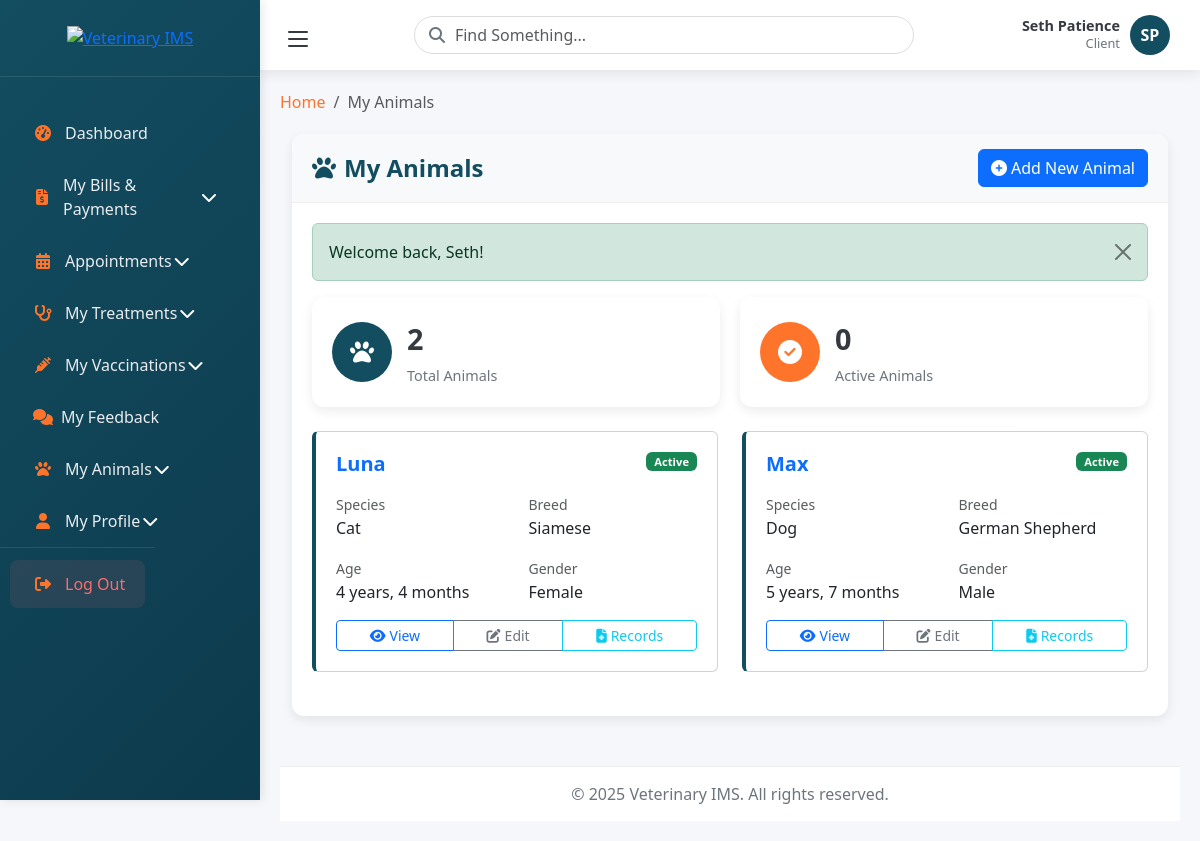
/client/animals (signed in), run on the app's committed database.
### tables this page shows
CREATE TABLE `animals` (
  `animal_id` int(11) NOT NULL,
  `client_id` int(11) NOT NULL,
  `assigned_veterinary` int(11) DEFAULT NULL,
  `name` varchar(100) NOT NULL,
  `species` varchar(50) NOT NULL,
  `breed` varchar(100) DEFAULT NULL,
  `gender` enum('male','female','unknown') DEFAULT 'unknown',
  `birth_date` date DEFAULT NULL,
  `color` varchar(100) DEFAULT NULL,
  `weight` decimal(5,2) DEFAULT NULL,
  `microchip` varchar(100) DEFAULT NULL,
  `status` enum('active','inactive') DEFAULT 'active',
  `notes` text DEFAULT NULL,
  `created_at` timestamp NOT NULL DEFAULT current_timestamp(),
  `updated_at` timestamp NOT NULL DEFAULT current_timestamp() ON UPDATE current_timestamp()
);

### app/controllers/AnimalController.php (called while the page is built, shortened)
<?php
class AnimalController extends Controller {
    private $animalModel;
    private $clientModel;
    public function __construct() {
        $this->animalModel = new Animal();
        $this->clientModel = new Client();
    }
    public function clientIndex() {
        $userId = $_SESSION['user_id'];
        $clientId = $this->clientModel->getClientIdByUserId($userId);
        $animals = $this->animalModel->getAnimalsByClient($clientId);
        $this->view('client/animals/index', 'dashboard');
    }
}
?>

### index.php (called while the page is built, shortened)
<?php
require_once CORE_PATH . '/Model.php';
require_once CORE_PATH . '/Router.php';
require_once ROOT_PATH . '/helpers.php';
require_once CONFIG_PATH . '/database.php';
try {
    $url = $_GET['url'] ?? '';
    $router = new Router();
    $router->dispatch($url);
} catch (Exception $e) {
    $errorCode = $e->getCode();
    if (!is_numeric($errorCode) || $errorCode < 100 || $errorCode > 599) {
        $errorCode = 500;
    }
    http_response_code((int)$errorCode);
    if (isAjaxRequest()) {
        header('Content-Type: application/json');
        echo json_encode(['error' => $e->getMessage()]);
    } else {
        echo '<!DOCTYPE html>
        <html>
        <head>
            <title>Error - V-MIS</title>
            <style>
                body { font-family: Arial, sans-serif; margin: 40px; background: #f9f1d5; }
                .error-container { background: white; padding: 20px; border-radius: 10px; box-shadow: 0 2px 10px rgba(0,0,0,0.1); }
                .error-code { color: #fd742a; font-size: 24px; font-weight: bold; }
                .error-message { color: #134d60; margin: 10px 0; }
                .debug-info { background: #f8f9fa; padding: 10px; border-radius: 5px; margin: 10px 0; font-family: monospace; }
            </style>
        </head>
        <body>
            <div class="error-container">
                <div class="error-code">' . ($e->getCode() ?: 'Error') . '</div>
                <div class="error-message">' . htmlspecialchars($e->getMessage()) . '</div>';
        if (DEBUG_MODE) {
            echo '<div class="debug-info">
                    <strong>Debug Information:</strong><br>
                    URL: ' . htmlspecialchars($_GET['url'] ?? '') . '<br>
                    Base URL: ' . BASE_URL . '<br>
                    File: ' . $e->getFile() . ':' . $e->getLine() . '<br>
                    Trace: ' . htmlspecialchars($e->getTraceAsString()) . '
                  </div>';
        }
        echo '<p><a href="' . Router::url('/') . '">Go to Homepage</a></p>
            </div>
        </body>
        </html>';
    }
}

### helpers.php (called while the page is built, shortened)
<?php
function calculateAge($birthDate) {
    $birth = new DateTime($birthDate);
    $today = new DateTime();
    $age = $today->diff($birth);
    $years = $age->y;
    $months = $age->m;
    if ($years > 0) {
        return $years . ' year' . ($years > 1 ? 's' : '') .
               ($months > 0 ? ', ' . $months . ' month' . ($months > 1 ? 's' : '') : '');
    } else {
        return $months . ' month' . ($months > 1 ? 's' : '');
    }
}
function getFlashMessage() {
    if (isset($_SESSION['flash'])) {
        $message = $_SESSION['flash'];
        return $message;
    }
    return null;
}
function url($path = '') {
    return Router::url($path);
}
?>

### config/database.php (called while the page is built, shortened)
<?php
class Database {
    private $host = DB_HOST;
    private $dbname = DB_NAME;
    private $username = DB_USER;
    private $password = DB_PASS;
    private $charset = DB_CHARSET;
    private $pdo;
    public function __construct() {
        $dsn = "mysql:host={$this->host};dbname={$this->dbname};charset={$this->charset}";
        $options = [
            PDO::ATTR_ERRMODE => PDO::ERRMODE_EXCEPTION,
            PDO::ATTR_DEFAULT_FETCH_MODE => PDO::FETCH_ASSOC,
            PDO::ATTR_EMULATE_PREPARES => false,
            PDO::ATTR_PERSISTENT => false,
        ];
        try {
            $this->pdo = new PDO($dsn, $this->username, $this->password, $options);
        } catch (PDOException $e) {
            $this->error = $e->getMessage();
            logError("Database connection failed: " . $this->error);
            throw new Exception("Database connection failed. Please check your configuration.");
        }
    }
    public function getConnection() {
        return $this->pdo;
    }
    public function testConnection() {
        try {
            $this->pdo->query("SELECT 1");
            return true;
        } catch (PDOException $e) {
            return false;
        }
    }
}
function fetchAll($sql, $params = []) {
    global $database;
    try {
        $stmt = $database->getConnection()->prepare($sql);
        $stmt->execute($params);
        return $stmt->fetchAll();
    } catch (PDOException $e) {
        logError("Database fetchAll error: " . $e->getMessage() . " | SQL: " . $sql);
        throw $e;
    }
}
function fetchOne($sql, $params = []) {
    global $database;
    try {
        $stmt = $database->getConnection()->prepare($sql);
        $stmt->execute($params);
        return $stmt->fetch();
    } catch (PDOException $e) {
        logError("Database fetchOne error: " . $e->getMessage() . " | SQL: " . $sql);
        throw $e;
    }
}
try {
    $database = new Database();
} catch (Exception $e) {
    if (DEBUG_MODE) {
        die("Database Error: " . $e->getMessage());
    } else {
        die("System temporarily unavailable. Please try again later.");
    }
}
?>

### app/models/Client.php (called while the page is built, shortened)
<?php
class Client extends Model {
    protected $table = 'clients';
    public function getClientIdByUserId($userId) {
        $sql = "SELECT client_id FROM {$this->table} WHERE user_id = ?";
        $result = fetchOne($sql, [$userId]);
        return $result ? $result['client_id'] : null;
    }
}
?>

### app/models/Animal.php (called while the page is built, shortened)
<?php
class Animal extends Model {
    protected $table = 'animals';
    public function getAnimalsByClient($clientId) {
        $sql = "SELECT * FROM {$this->table} WHERE client_id = :client_id ORDER BY name";
        return fetchAll($sql, ['client_id' => $clientId]);
    }
}
?>

### app/views/client/animals/index.php (the view, shortened to what this page needs)
<?php
$animals = $animals ?? [];
$stats = $stats ?? [];
?>
<div class="container-fluid">
    <div class="row">
        <div class="col-12">
            <div class="dashboard-card fade-in">
                <div class="card-header d-flex justify-content-between align-items-center">
                    <h4 class="card-title mb-0">
                        <i class="fas fa-paw me-2"></i>My Animals
                    </h4>
                    <a href="<?php echo url('/client/animals/add'); ?>" class="btn btn-primary">
                        <i class="fas fa-plus-circle me-1"></i>Add New Animal
                    </a>
                </div>
                <div class="card-body">
                    <?php
                    $flash = getFlashMessage();
                    if ($flash): ?>
                        <div class="alert alert-<?php echo $flash['type']; ?> alert-dismissible fade show">
                            <?php echo $flash['message']; ?>
                            <button type="button" class="btn-close" data-bs-dismiss="alert"></button>
                        </div>
                    <?php endif; ?>
                    <div class="stats-grid mb-4">
                        <div class="stat-card primary">
                            <div class="stat-icon">
                                <i class="fas fa-paw"></i>
                            </div>
                            <div>
                                <div class="stat-value"><?php echo $stats['total'] ?? 0; ?></div>
                                <div class="stat-label">Total Animals</div>
                            </div>
                        </div>
                        <div class="stat-card success">
                            <div class="stat-icon">
                                <i class="fas fa-check-circle"></i>
                            </div>
                            <div>
                                <div class="stat-value"><?php echo $stats['active'] ?? 0; ?></div>
                                <div class="stat-label">Active Animals</div>
                            </div>
                        </div>
                    </div>
                    <?php if (empty($animals)): ?>
                        <div class="text-center py-5">
                            <div class="empty-state">
                                <i class="fas fa-paw fa-4x text-muted mb-3"></i>
                                <h4>No Animals Registered</h4>
                                <p class="text-muted">You haven't registered any animals yet.</p>
                                <a href="<?php echo url('/client/animals/add'); ?>" class="btn btn-primary">
                                    <i class="fas fa-plus-circle me-1"></i>Add Your First Animal
                                </a>
                            </div>
                        </div>
                    <?php else: ?>
                        <div class="row">
                            <?php foreach ($animals as $animal): ?>
                            <div class="col-md-6 mb-4">
                                <div class="card animal-card">
                                    <div class="card-body">
                                        <div class="d-flex justify-content-between align-items-start mb-3">
                                            <h5 class="card-title mb-0">
                                                <a href="<?php echo url('/client/animals/' . $animal['animal_id']); ?>" class="text-decoration-none">
                                                    <?php echo htmlspecialchars($animal['name']); ?>
                                                </a>
                                            </h5>
                                            <span class="badge <?php echo $animal['status'] == 'active' ? 'bg-success' : 'bg-warning'; ?>">
                                                <?php echo ucfirst($animal['status']); ?>
                                            </span>
                                        </div>
                                        <div class="row mb-3">
                                            <div class="col-6">
                                                <small class="text-muted">Species</small>
                                                <div><?php echo htmlspecialchars(ucfirst($animal['species'])); ?></div>
                                            </div>
                                            <div class="col-6">
                                                <small class="text-muted">Breed</small>
                                                <div><?php echo !empty($animal['breed']) ? htmlspecialchars($animal['breed']) : 'Mixed'; ?></div>
                                            </div>
                                        </div>
                                        <div class="row mb-3">
                                            <div class="col-6">
                                                <small class="text-muted">Age</small>
                                                <div>
                                                    <?php
                                                    if (!empty($animal['birth_date'])) {
                                                        echo calculateAge($animal['birth_date']);
                                                    } else {
                                                        echo 'Unknown';
                                                    }
                                                    ?>
                                                </div>
                                            </div>
                                            <div class="col-6">
                                                <small class="text-muted">Gender</small>
                                                <div><?php echo ucfirst($animal['gender'] ?? 'Unknown'); ?></div>
                                            </div>
                                        </div>
                                        <div class="btn-group w-100">
                                            <a href="<?php echo url('/client/animals/' . $animal['animal_id']); ?>" class="btn btn-outline-primary btn-sm">
                                                <i class="fas fa-eye me-1"></i>View
                                            </a>
                                            <a href="<?php echo url('/client/animals/' . $animal['animal_id'] . '/edit'); ?>" class="btn btn-outline-secondary btn-sm">
                                                <i class="fas fa-edit me-1"></i>Edit
                                            </a>
                                            <a href="<?php echo url('/client/animals/' . $animal['animal_id'] . '/medical-history'); ?>" class="btn btn-outline-info btn-sm">
                                                <i class="fas fa-file-medical me-1"></i>Records
                                            </a>
                                        </div>
                                    </div>
                                </div>
                            </div>
                            <?php endforeach; ?>
                        </div>
                    <?php endif; ?>
                </div>
            </div>
        </div>
    </div>
</div>

### app/views/layouts/dashboard.php (style rules this page uses)
:root { --primary-red: #fd742a; --primary-blue: #134d60; --accent-yellow: #fec525; --light-cream: #f9f1d5; --light-gray: #f8f9fa; --dark-gray: #343a40; --border-radius: 12px; --box-shadow: 0 4px 12px rgba(0,0,0,0.08); --transition: all 0.3s ease; }
* { margin: 0; padding: 0; box-sizing: border-box; }
body { font-family: 'Segoe UI', Tahoma, Geneva, Verdana, sans-serif; background-color: #f5f7fa; color: var(--dark-gray); overflow-x: hidden; }
.stats-grid { display: grid; grid-template-columns: repeat(auto-fit, minmax(240px, 1fr)); gap: 20px; margin-bottom: 30px; }
.stat-card { background: white; border-radius: var(--border-radius); padding: 20px; box-shadow: var(--box-shadow); display: flex; align-items: center; transition: var(--transition); }
.stat-icon { width: 60px; height: 60px; border-radius: 50%; display: flex; align-items: center; justify-content: center; margin-right: 15px; font-size: 1.5rem; color: white; }
.stat-card.primary .stat-icon { background-color: var(--primary-blue); }
.stat-card.success .stat-icon { background-color: var(--primary-red); }
.stat-value { font-size: 1.8rem; font-weight: 700; margin-bottom: 5px; }
.stat-label { color: #6c757d; font-size: 0.9rem; }
.dashboard-card { background: white; border-radius: var(--border-radius); box-shadow: var(--box-shadow); margin-bottom: 20px; overflow: hidden; }
.card-header { padding: 15px 20px; background-color: var(--light-gray); border-bottom: 1px solid #eee; }
.card-title { margin-bottom: 0; font-weight: 600; color: var(--primary-blue); }
.card-body { padding: 20px; }
.fade-in { animation: fadeIn 0.5s ease-in; }

### app/views/layouts/sidebar.php (style rules this page uses)
.badge { font-size: 0.7em; padding: 4px 8px; }

### app/views/client/animals/index.php (style rules this page uses)
.animal-card { transition: transform 0.2s; border-left: 4px solid var(--primary-blue); }

### data on the page
animals: name "Luna", status "Active", species "Cat", breed "Siamese", birth_date "4 years, 4 months", gender "Female"
animals: name "Max", status "Active", species "Dog", breed "German Shepherd", birth_date "5 years, 7 months", gender "Male"

### other printed values
$_SESSION['first_name'] . ' ' . $_SESSION['last_name'] "Seth Patience"
$_SESSION['role'] "Client"
$initials "SP"
$title "My Animals"
$flash['message'] "Welcome back, Seth!"
$stats['total'] "2"
$stats['active'] "0"
